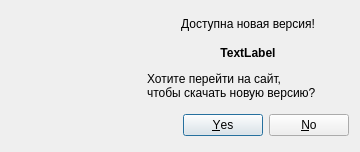
<?xml version="1.0" encoding="UTF-8"?>
<ui version="4.0">
 <class>DialogUpdate</class>
 <widget class="QDialog" name="DialogUpdate">
  <property name="geometry">
   <rect>
    <x>0</x>
    <y>0</y>
    <width>360</width>
    <height>150</height>
   </rect>
  </property>
  <property name="sizePolicy">
   <sizepolicy hsizetype="Fixed" vsizetype="Fixed">
    <horstretch>0</horstretch>
    <verstretch>0</verstretch>
   </sizepolicy>
  </property>
  <property name="windowTitle">
   <string>Доступно обновление</string>
  </property>
  <property name="styleSheet">
   <string notr="true"/>
  </property>
  <layout class="QGridLayout" name="gridLayout">
   <item row="0" column="0" rowspan="4">
    <widget class="QLabel" name="label">
     <property name="sizePolicy">
      <sizepolicy hsizetype="Fixed" vsizetype="Fixed">
       <horstretch>0</horstretch>
       <verstretch>0</verstretch>
      </sizepolicy>
     </property>
     <property name="minimumSize">
      <size>
       <width>130</width>
       <height>130</height>
      </size>
     </property>
     <property name="maximumSize">
      <size>
       <width>130</width>
       <height>130</height>
      </size>
     </property>
     <property name="styleSheet">
      <string notr="true"/>
     </property>
     <property name="text">
      <string/>
     </property>
     <property name="pixmap">
      <pixmap resource="images.qrc">:/images/ecolor.png</pixmap>
     </property>
     <property name="scaledContents">
      <bool>true</bool>
     </property>
     <property name="margin">
      <number>5</number>
     </property>
    </widget>
   </item>
   <item row="3" column="1">
    <widget class="QDialogButtonBox" name="buttonBox">
     <property name="orientation">
      <enum>Qt::Horizontal</enum>
     </property>
     <property name="standardButtons">
      <set>QDialogButtonBox::No|QDialogButtonBox::Yes</set>
     </property>
    </widget>
   </item>
   <item row="1" column="1">
    <widget class="QLabel" name="labelVersion">
     <property name="sizePolicy">
      <sizepolicy hsizetype="Preferred" vsizetype="Fixed">
       <horstretch>0</horstretch>
       <verstretch>0</verstretch>
      </sizepolicy>
     </property>
     <property name="font">
      <font>
       <weight>75</weight>
       <bold>true</bold>
      </font>
     </property>
     <property name="styleSheet">
      <string notr="true"/>
     </property>
     <property name="text">
      <string>TextLabel</string>
     </property>
     <property name="alignment">
      <set>Qt::AlignCenter</set>
     </property>
     <property name="margin">
      <number>5</number>
     </property>
    </widget>
   </item>
   <item row="2" column="1">
    <widget class="QLabel" name="label_2">
     <property name="sizePolicy">
      <sizepolicy hsizetype="Preferred" vsizetype="Fixed">
       <horstretch>0</horstretch>
       <verstretch>0</verstretch>
      </sizepolicy>
     </property>
     <property name="styleSheet">
      <string notr="true"/>
     </property>
     <property name="text">
      <string>&lt;html&gt;&lt;head/&gt;&lt;body&gt;&lt;p&gt;Хотите перейти на сайт, &lt;br/&gt;чтобы скачать новую версию?&lt;/p&gt;&lt;/body&gt;&lt;/html&gt;</string>
     </property>
     <property name="margin">
      <number>5</number>
     </property>
    </widget>
   </item>
   <item row="0" column="1">
    <widget class="QLabel" name="label_3">
     <property name="sizePolicy">
      <sizepolicy hsizetype="Preferred" vsizetype="Fixed">
       <horstretch>0</horstretch>
       <verstretch>0</verstretch>
      </sizepolicy>
     </property>
     <property name="styleSheet">
      <string notr="true"/>
     </property>
     <property name="text">
      <string>Доступна новая версия!</string>
     </property>
     <property name="alignment">
      <set>Qt::AlignCenter</set>
     </property>
     <property name="margin">
      <number>5</number>
     </property>
    </widget>
   </item>
  </layout>
 </widget>
 <resources>
  <include location="images.qrc"/>
 </resources>
 <connections/>
</ui>
